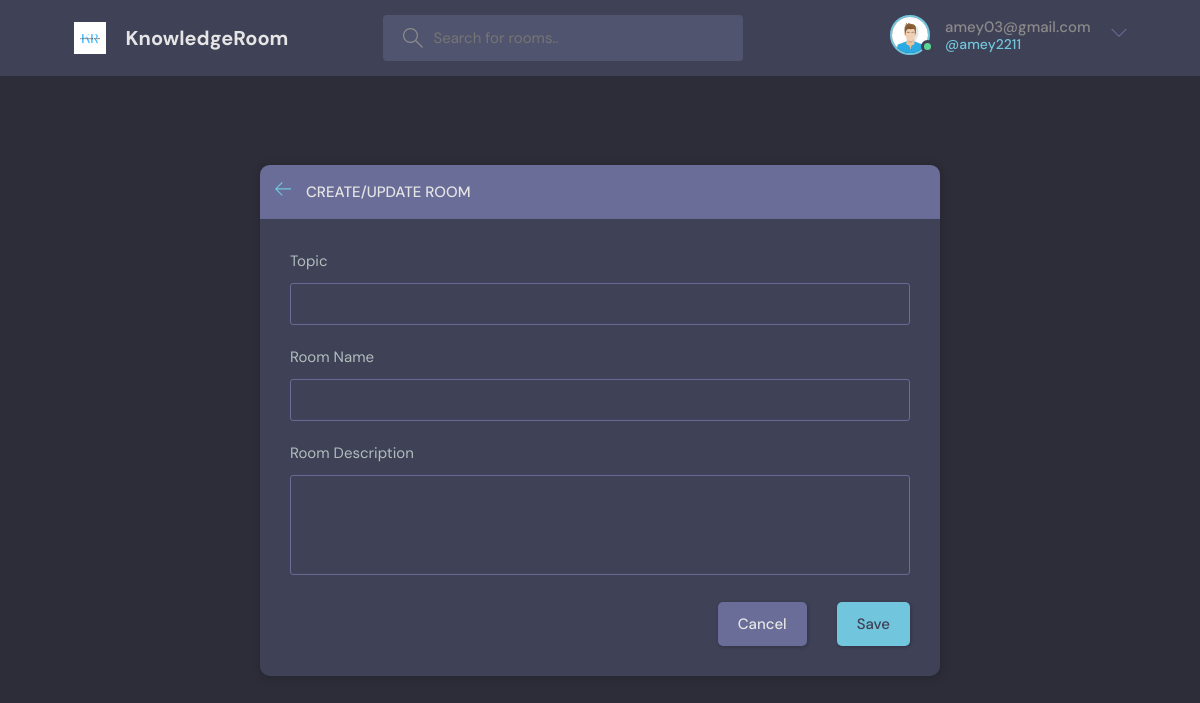
Screenshot of /create-room/ (signed in) with the database file from the repository.
### base/models.py (models this page shows)
class User(AbstractUser):
    name = models.CharField(max_length=200, null=True)
    email = models.EmailField(unique=True, null=True)
    bio = models.TextField(null=True)
    avatar = models.ImageField(null=True, default="avatar.svg")
    USERNAME_FIELD = 'email'
    REQUIRED_FIELDS = []

### base/views.py (the view, shortened to what this page needs)
# urls.py: path('create-room/', views.createRoom, name="create-room"),
@login_required(login_url='login')
def createRoom(request):
    form = RoomForm()
    topics = Topic.objects.all()
    context = {'form':form, 'topics':topics}
    return render(request, 'base/room_form.html', context)

### base/forms.py
class RoomForm(ModelForm):
    class Meta:
        model = Room
        fields = '__all__'
        exclude = ['host', 'participants']

### base/templates/base/room_form.html (shortened to what this page needs)
{% extends 'main.html' %}
{% block content %}
  <main class="create-room layout">
    <div class="container">
      <div class="layout__box">
        <div class="layout__boxHeader">
          <div class="layout__boxTitle">
            <a href="{% url 'home' %}">
              <svg version="1.1" xmlns="http://www.w3.org/2000/svg" width="32" height="32" viewBox="0 0 32 32">
                <title>arrow-left</title>
                <path
                  d="M13.723 2.286l-13.723 13.714 13.719 13.714 1.616-1.611-10.96-10.96h27.625v-2.286h-27.625l10.965-10.965-1.616-1.607z">
                </path>
              </svg>
            </a>
            <h3>Create/Update Room</h3>
          </div>
        </div>
        <div class="layout__body">
          <form class="form" action="" method="POST">
            <div class="form__group">
              <label for="room_topic">Topic</label>
              <input required type="text" value="{{room.topic.name}}" name="topic" list="topic-list"/>
            </div>
              <div class="form__group">
                <label for="room_name">Room Name</label>
                {{form.name}}
              </div>
              <div class="form__group">
                <label for="room_description">Room Description</label>
                {{form.description}}
              </div>
            <div class="form__action">
              <a class="btn btn--dark" href="{% url 'home' %}">Cancel</a>
              <button class="btn btn--main" type="submit">Save</button>
            </div>
          </form>
        </div>
      </div>
    </div>
  </main>
{% endblock content %}

### templates/navbar.html (shortened to what this page needs)
{% load static %}
<header class="header header--loggedIn">
    <div class="container">
      <a href="{% url 'home' %}" class="header__logo">
        <img src="{% static 'images/logo.png' %}" />
        <h1>KnowledgeRoom</h1>
      </a>
      <form class="header__search" method="GET" action="{% url 'home' %}">
        <label>
          <input name="q" placeholder="Search for rooms.." />
        </label>
      </form>
      <nav class="header__menu">
        {% if request.user.is_authenticated %}
        <div class="header__user">
          <a href="{% url 'update-user' %}">
            <div class="avatar avatar--medium active">
              <img src="{{request.user.avatar.url}}" />
            </div>
            <p>{{request.user}} <span>@{{request.user.username}}</span></p>
          </a>
          <button class="dropdown-button">
            <svg version="1.1" xmlns="http://www.w3.org/2000/svg" width="32" height="32" viewBox="0 0 32 32">
              <title>chevron-down</title>
              <path d="M16 21l-13-13h-3l16 16 16-16h-3l-13 13z"></path>
            </svg>
          </button>
        </div>
        {% else %}
        <a href="{% url 'login' %}">
          <img src="{% static 'images/avatar.svg' %}" />
          <p>Login</p>
        </a>
        {% endif %}
      </nav>
    </div>
  </header>

### rows the page displays
User: user.avatar (picture), user "amey03@gmail.com", user.username "amey2211"
